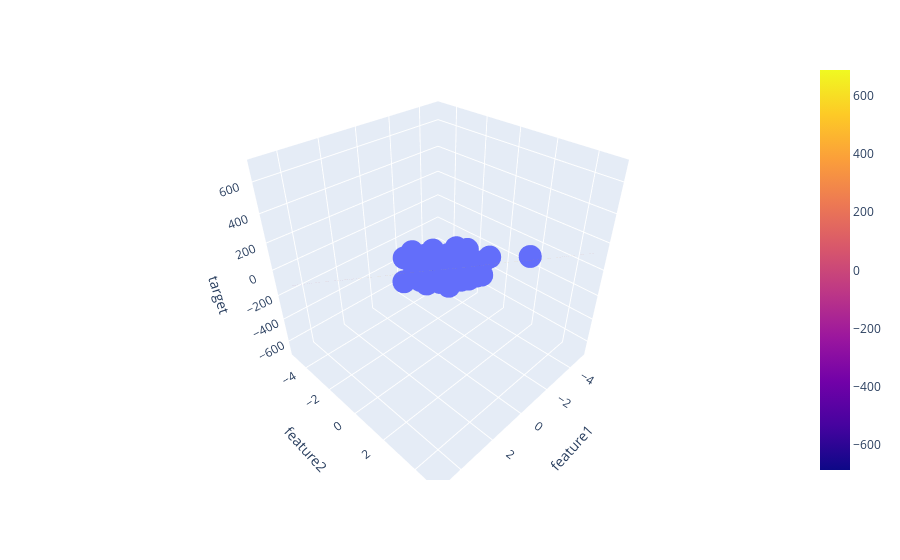

Notebook code cell kept with this figure:
### Code cell
fig = px.scatter_3d(df, x='feature1', y='feature2', z='target')
fig.add_trace(go.Surface(x = x, y = y, z =z ))

fig.show()
